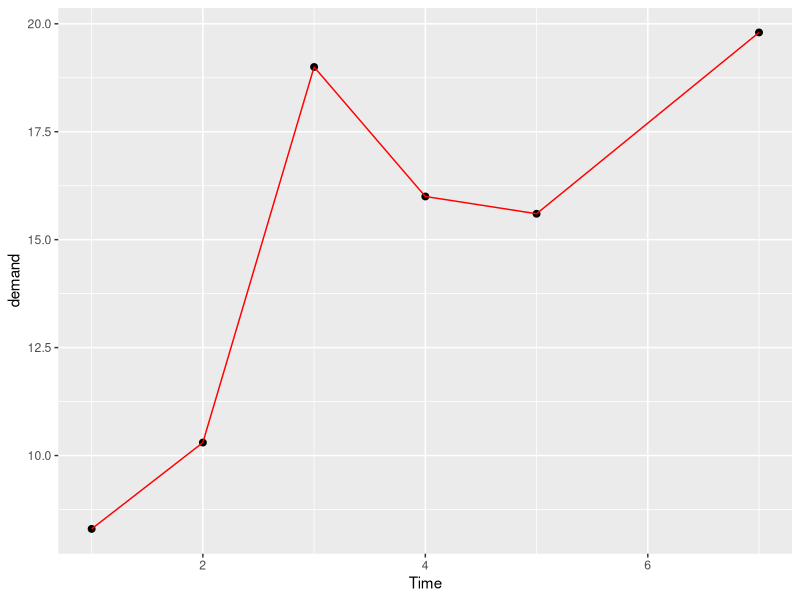
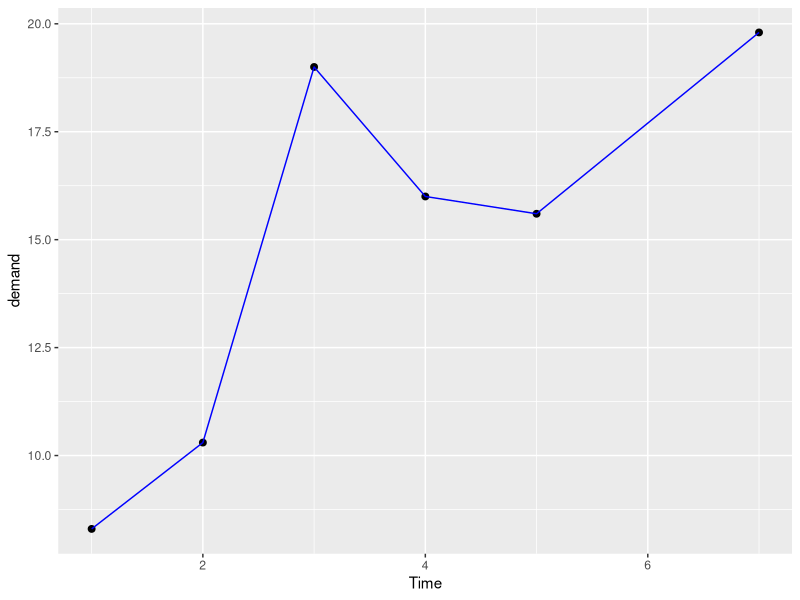
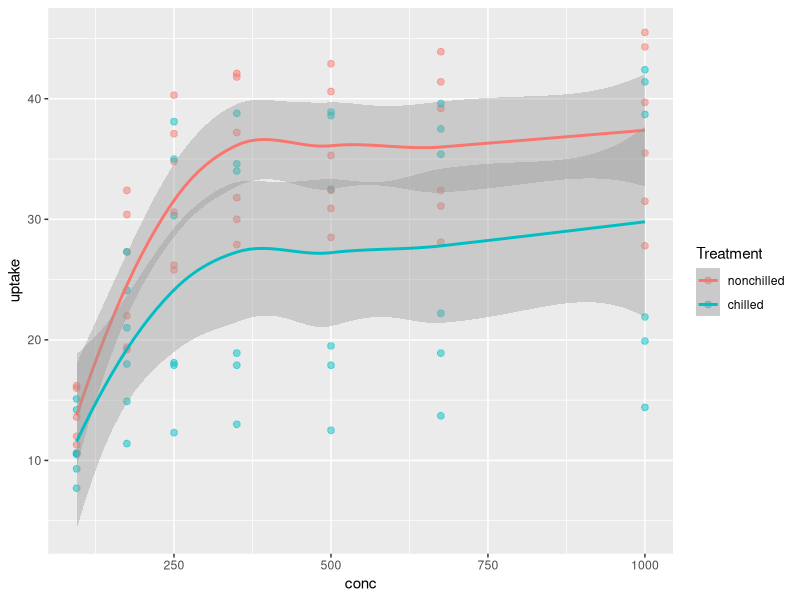
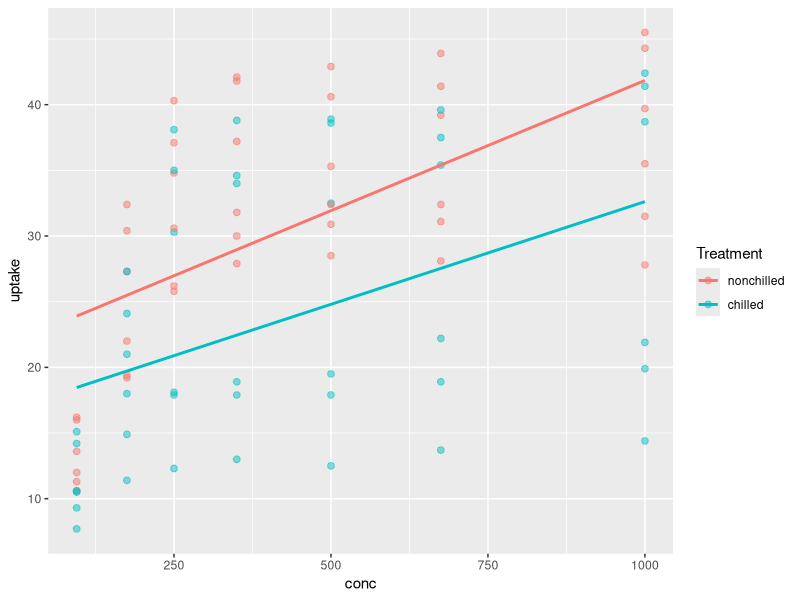
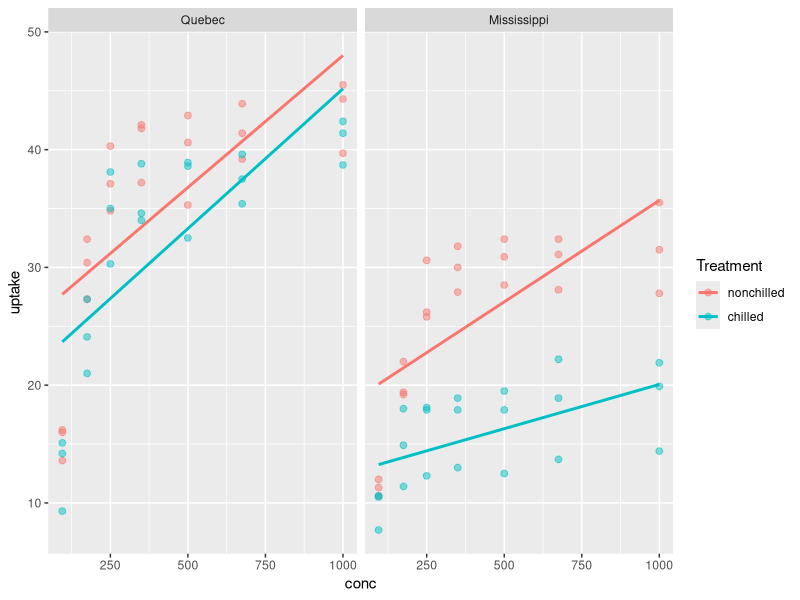
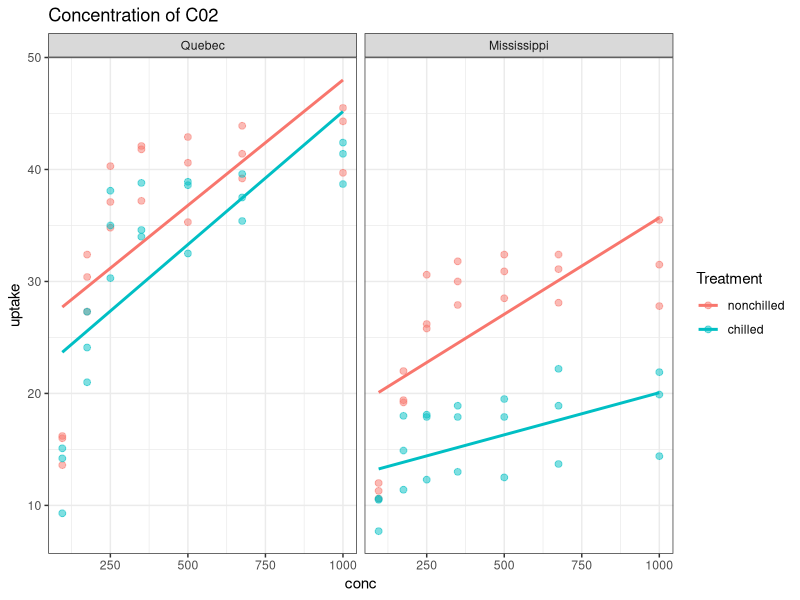
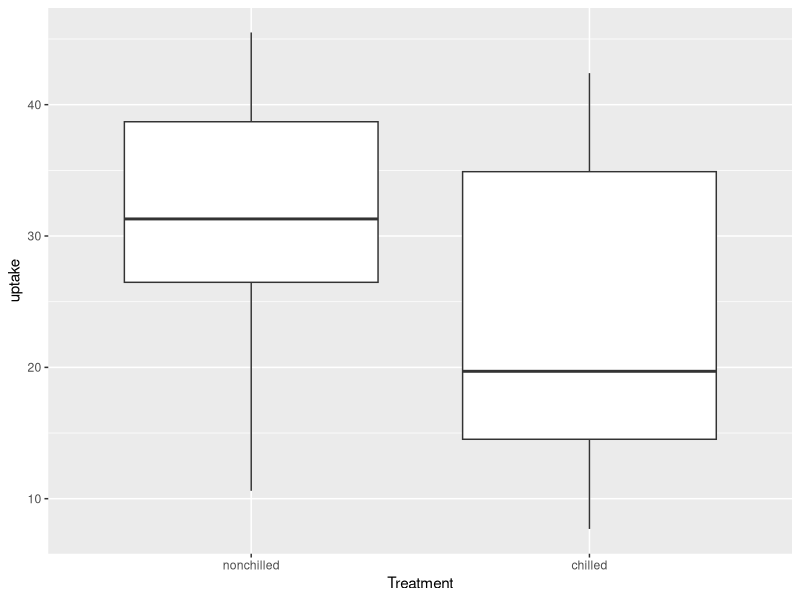
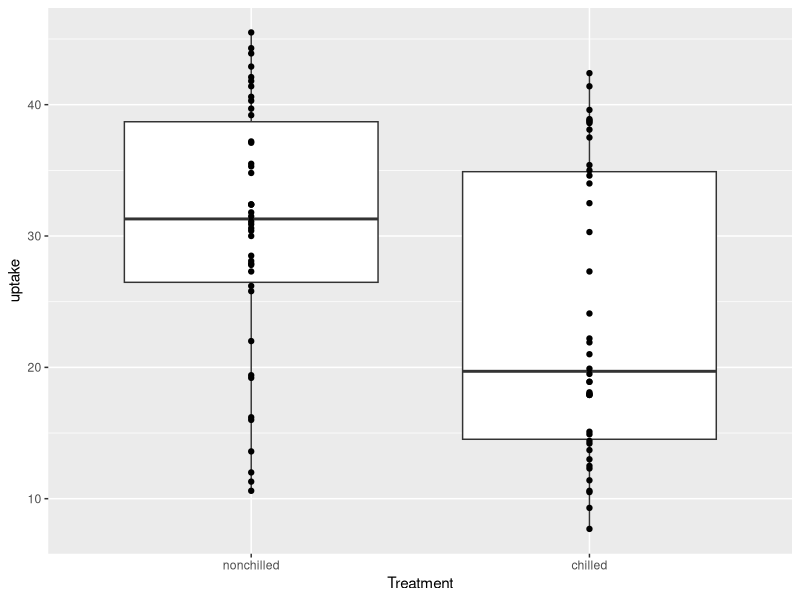

Here is the R script that generated these plots, in order:
## ---- chunk 1

#install.packages("tidyverse")
#install.packages("scales")install.packages("ggplot2", dependencies = TRUE)
#install.packages("ggplot2", dependencies = TRUE)

#library(tidyverse)
library(ggplot2)

# type in data() to see the list of available data sets in R. For this lecture we are going to be looking at the BOD (Biochemical Oxygen Demand) data set. 

# type in ?BOD to see the description of this data set. 


## ---- chunk 2
#install.packages("colorspace")
#library(colorspace)


library(ggplot2)
ggplot(data = BOD, mapping = aes(x = Time, y= demand)) + 
  geom_point(size  = 2 ) + geom_line(color = "red")
## ---- chunk 3

ggplot(BOD, aes(Time, demand)) +
  geom_point(size=2) + geom_line(color = "blue")

## ---- chunk 4

library(tidyverse)




# Becuase we are working in the Tidyverse, we have access to the pipe operator. 


# conerntration is the CO2 concerntration in the atmosphere (independent)
# uptake of C02 (y variable), dependent 

CO2 %>% ggplot(aes(conc, uptake, color = Treatment)) +
  geom_point(size = 2, alpha = 0.5) + geom_smooth() 
# alpha is for transparency  
# geom_smooth() is a linear model that will map over our geom_point()
# as things get plotted, I want the color of individaul plots to be a function of which treatment group that particular observation or row was int 

# It's drawn 2 smooth linear models through these 2 groups, the chilled and non-chilled (treatment groups applied to graphs) and around each of them it has drawn the standard error. 

 
CO2 %>% ggplot(aes(conc, uptake, color = Treatment)) +
  geom_point(size = 2, alpha = 0.5) + geom_smooth(method = lm, se =F)


# Create a Facet wrap by type. 

  
CO2 %>% ggplot(aes(conc, uptake, color = Treatment)) +
  geom_point(size = 2, alpha = 0.5) + geom_smooth(method = lm, se =F)+
 facet_wrap(~Type)

CO2 %>% ggplot(aes(conc, uptake, color = Treatment)) +
  geom_point(size = 2, alpha = 0.5) + geom_smooth(method = lm, se =F)+
 facet_wrap(~Type) + labs(title = "Concentration of C02") + theme_bw()


## ---- chunk 5

CO2 %>% ggplot(aes(Treatment, uptake)) + geom_boxplot()
  
CO2 %>% ggplot(aes(Treatment, uptake)) + geom_boxplot() + geom_point()
# now let's add in mapping just for the points 

CO2 %>% ggplot(aes(Treatment, uptake)) + geom_boxplot() + geom_point(alpha = 0.5 , aes(size = conc, color = Plant))

# here note that for geom_point(aes(....)) the mapping here only applied to the points. It did not apply to the other layers of this particular graph. 


# let's now flip it on its side. 

CO2 %>% ggplot(aes(Treatment, uptake)) + geom_boxplot() + geom_point(alpha = 0.5 , aes(size = conc, color = Plant)) + facet_wrap(~Type) + coord_flip() + theme_bw() +labs(title = "Chilled vs Non-Chilled")
# face_wrap(~Type) to get more information out of it. 

## ---- chunk 6


#view(mpg)

# we may postulate that the engine size (displ) may translate to better "city" and "hwy" fuel efficienty (miles per gallon) 

mpg %>% ggplot(aes(displ, cty)) + geom_point()

# We observe that as engine size grows bigger, fuel efficiency goes down. 


mpg %>% ggplot(aes(displ, cty)) + geom_point(aes(color = drv, size = trans, alpha = 0.5))

# aesthetic where we map color against the drive (4 wheel/front wheel..etc) such that the size of each dot is a function of the transmission type. 

mpg %>% ggplot(aes(displ, cty)) + geom_point(aes(color = drv, size = trans, alpha = 0.5)) + geom_smooth(method = lm)



mpg %>% ggplot(aes(displ, cty)) + geom_point(aes(color = drv, size = trans, alpha = 0.5)) + geom_smooth(method = lm) + facet_wrap(~year, nrow = 1 )

## ---- chunk 7

mpg %>% filter(cty <25) %>% ggplot(aes(displ, cty)) + geom_point(aes(color = drv, size = trans, alpha = 0.5)) + geom_smooth(method=lm) + facet_wrap(~year, nrow = 1) + labs(x = "Engine Size", title = "Fuel Efficiency") + theme_bw()
